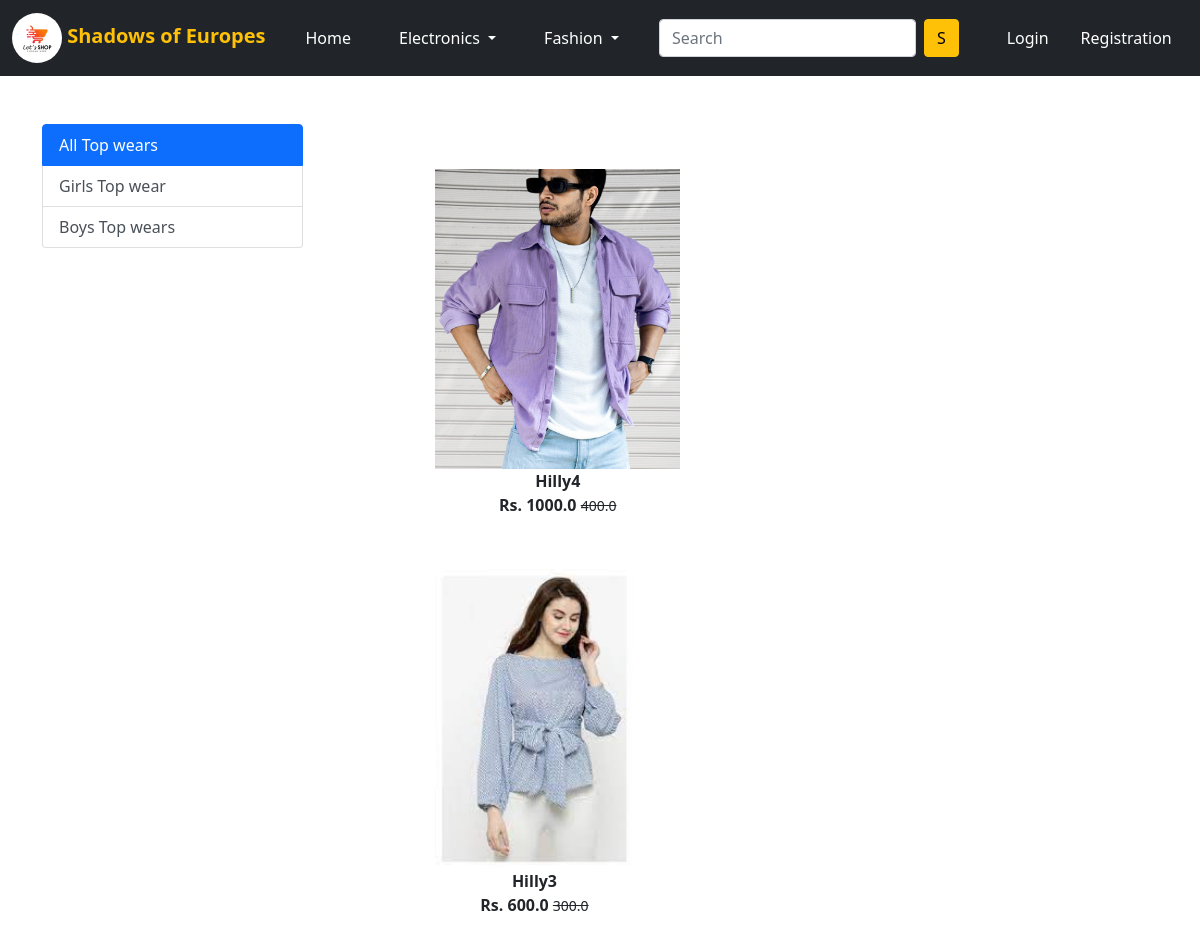
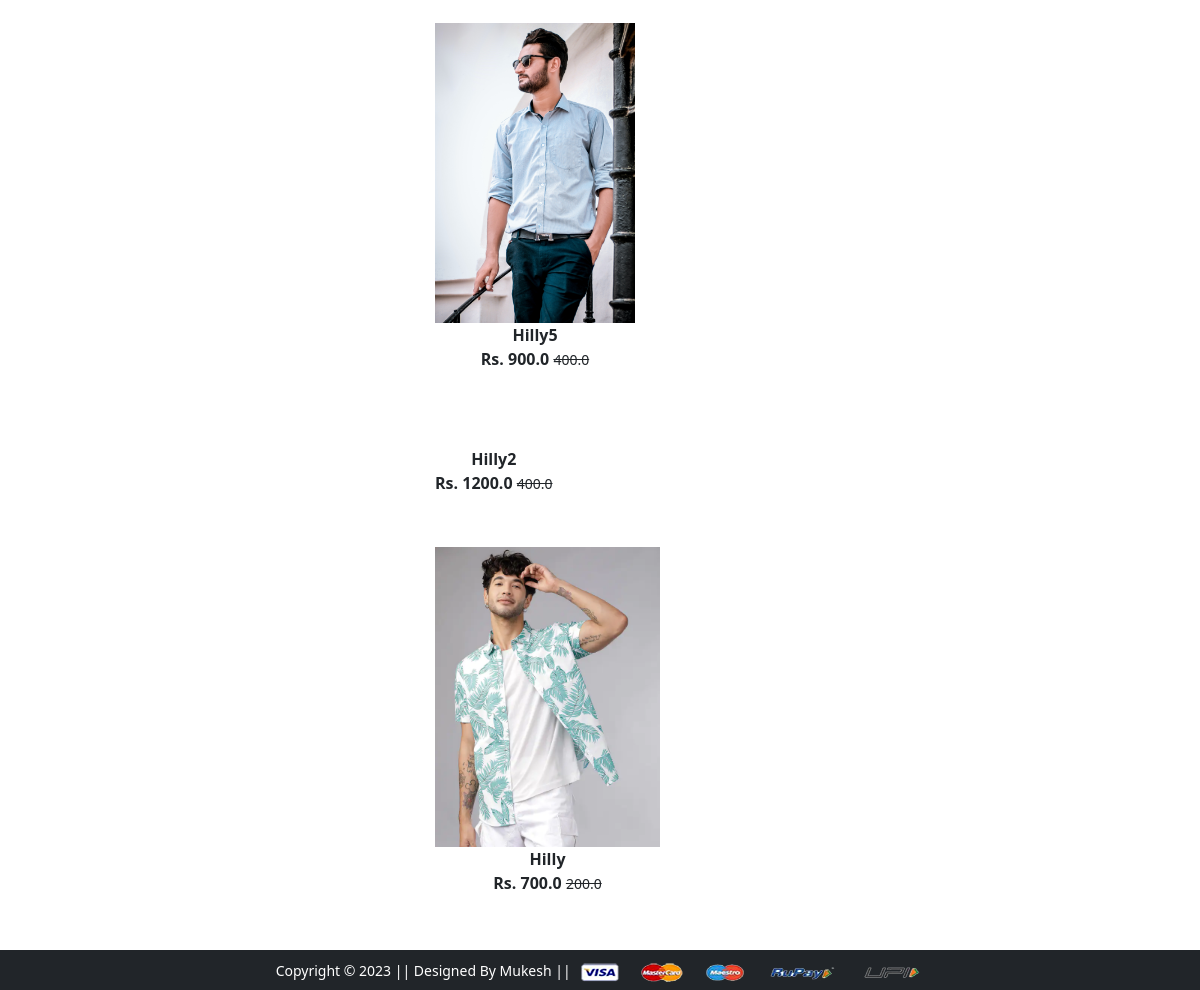
Screenshot of /topwear/ with the database file from the repository (2 pictures, top to bottom).
### app/models.py (models this page shows, shortened)
class Product(models.Model):
    title = models.CharField(max_length=200)
    selling_price = models.FloatField()
    discounted_price = models.FloatField()
    description = models.TextField(blank=True)
    brand = models.CharField(max_length=100)
    category = models.CharField(choices=CATEGORY_CHOICES, max_length=2)
    product_image = models.ImageField(upload_to='productimg')

### app/views.py (the view)
# urls.py: path('topwear/', views.top, name='top'),
def top(request, data=None):
 if data == None:
  tops = Product.objects.filter(category = 'TW')
 elif data == 'Hilly' or data == 'gtw' :
   tops = Product.objects.filter(category = 'TW').filter(brand = data)
 return render(request, 'app/topwear.html', {'tops': tops})

### app/templates/app/topwear.html (shortened to what this page needs)
{% extends 'app/base.html' %}
{% load static %}
{% block main-content %}
<div class="container my-5">
 <div class="row">
  <div class="col-sm-3">
    <div class="list-group">
        <a href="{% url 'top' %}" class="list-group-item list-group-item-action active" aria-current="true">
         All Top wears
        </a>
        <a href="{% url 'topdata' 'gtw' %}" class="list-group-item list-group-item-action">Girls Top wear</a>
        <a href="{% url 'topdata' 'Hilly' %}" class="list-group-item list-group-item-action">Boys Top wears</a>
        </div>
  </div>
  <div class="col-sm-8 offset-sm-1">
    <div class="row">
        {% for product in tops %}
        <a href="{% url 'product-detail' product.id %}" class="btn">
            <div class="item">
                <img src="{{product.product_image.url}}" alt="" height="300" class="">
                <div class="fw-bold">{{product.title}}</div>
                <div class="fw-bold">Rs. {{product.selling_price}}
                <small class="fw-light text-decoration-line-through">{{product.discounted_price}} </small>
                </div>
            </a>
                </div>
                {% endfor %}
{% endblock main-content %}

### rows the page displays
Product: product_image (picture), title "Hilly4", selling_price "1000.0", discounted_price "400.0"
Product: product_image (picture), title "Hilly3", selling_price "600.0", discounted_price "300.0"
Product: product_image (picture), title "Hilly5", selling_price "900.0", discounted_price "400.0"
Product: title "Hilly2", selling_price "1200.0", discounted_price "400.0"
Product: product_image (picture), title "Hilly", selling_price "700.0", discounted_price "200.0"
